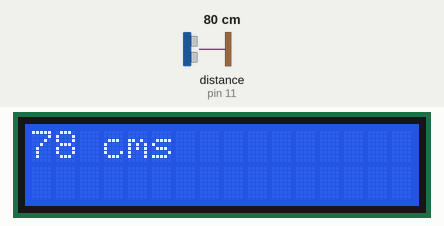
Simulated run of this sketch. Board: Arduino Uno, built with avr-gcc and run on an emulated ATmega328P. Shown: 16×2 character LCD. Wiring (inferred from the names in the program): ultrasonic range finder: trigger pin 10; echo pin 11. The inputs (shaded band) are chosen by the test bench; at power-on: distance to the obstacle (sensor on pin 11) 80 cm. The echo pulse lasts 58.3 µs per cm.

Above: at 0.97 s.
1.3 s: distance to the obstacle (sensor on pin 11) set to 2 cm
At 1.69 s:
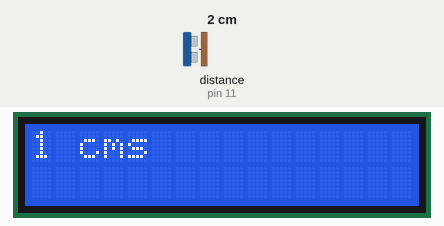
4.0 s: distance to the obstacle (sensor on pin 11) set to 4 cm
At 4.2 s:
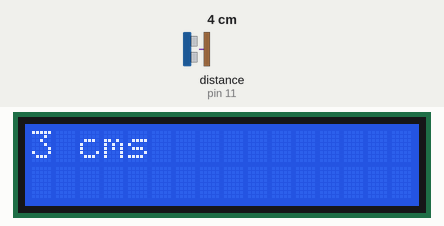
5.5 s: distance to the obstacle (sensor on pin 11) set to 9 cm
At 5.99 s:
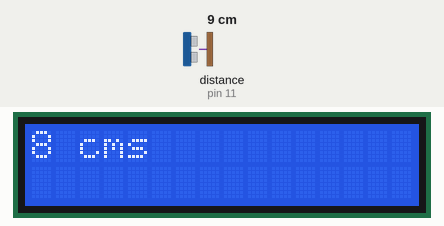

The sketch:

sonar.ino
```cpp
#include <Wire.h>
#include <LiquidCrystal_I2C.h>

LiquidCrystal_I2C lcd(0x27,2,1,0,4,5,6,7,3,POSITIVE);

const int trigPin = 10;
const int echoPin = 11;
// Variables for the duration and distance
long timer;
int dist;

void setup() {
  pinMode(trigPin, OUTPUT); // Sets the trigPin as an Output
  pinMode(echoPin, INPUT); // Sets the echoPin as an Input
  lcd.begin(16,2);
}
void loop() {
  dist = calculatedist();// Calls a function for calculating the dist measured
  lcd.print(dist);
  lcd.print(" cms");
  delay(350);
  lcd.clear();
}

// Function for calculating the dist measured by the Ultrasonic sensor
int calculatedist(){

  digitalWrite(trigPin, LOW);
  delayMicroseconds(2);
  // Sets the trigPin on HIGH state for 10 micro seconds
  digitalWrite(trigPin, HIGH);
  delayMicroseconds(10);
  digitalWrite(trigPin, LOW);
  timer = pulseIn(echoPin, HIGH); // Reads the echoPin, returns the sound wave travel time in microseconds
  dist=(timer*0.0340)/2;
  return dist;
}
```

Measured:
- after the input at 1.3 s, the display: first differs from a run without the input after 0.22 s (image 1)
- after the input at 4.0 s, the display: first differs from a run without the input at once (image 2)
- after the input at 5.5 s, the display: first differs from a run without the input after 0.32 s (image 3)
